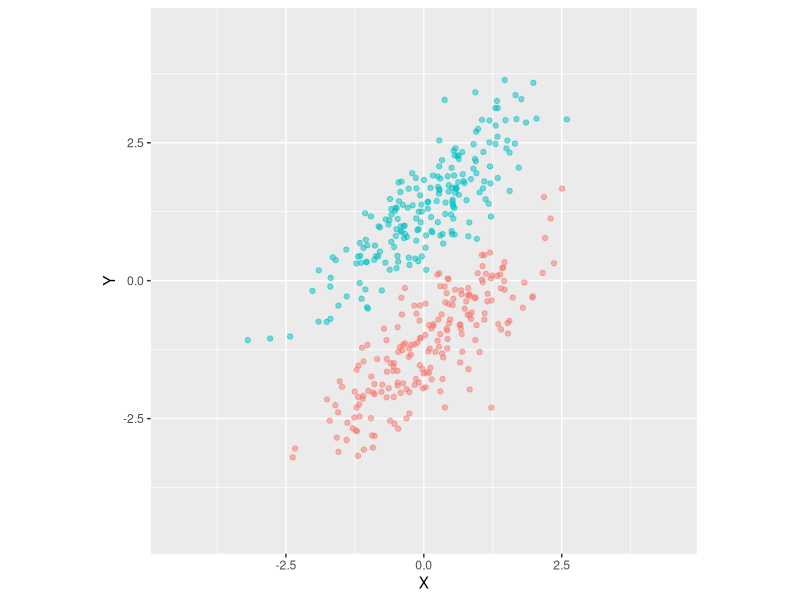
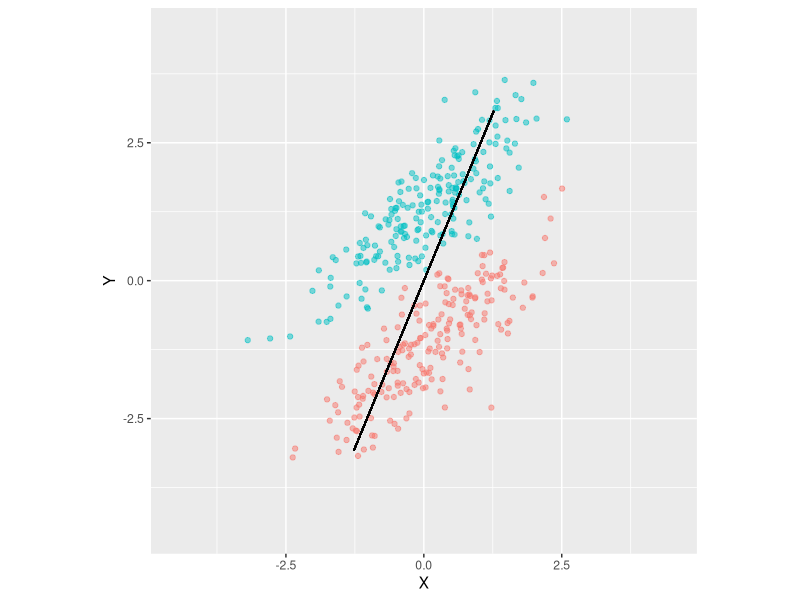
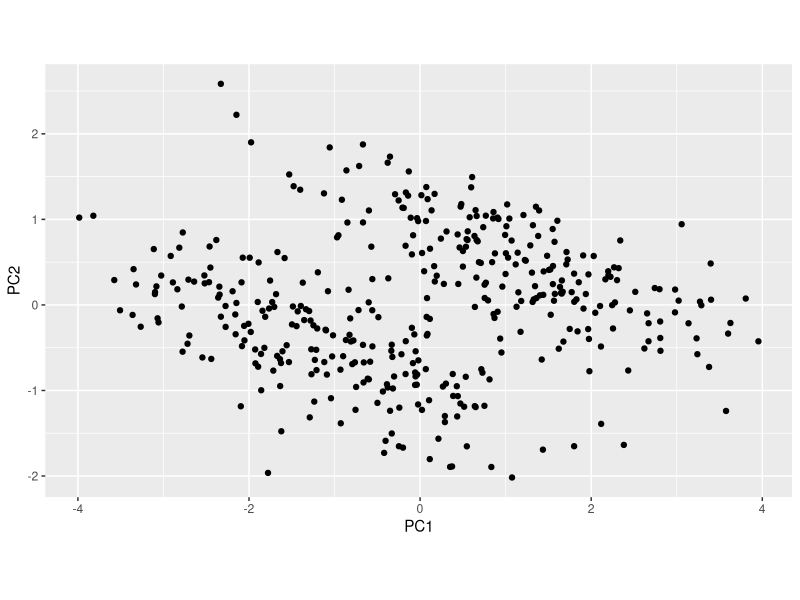
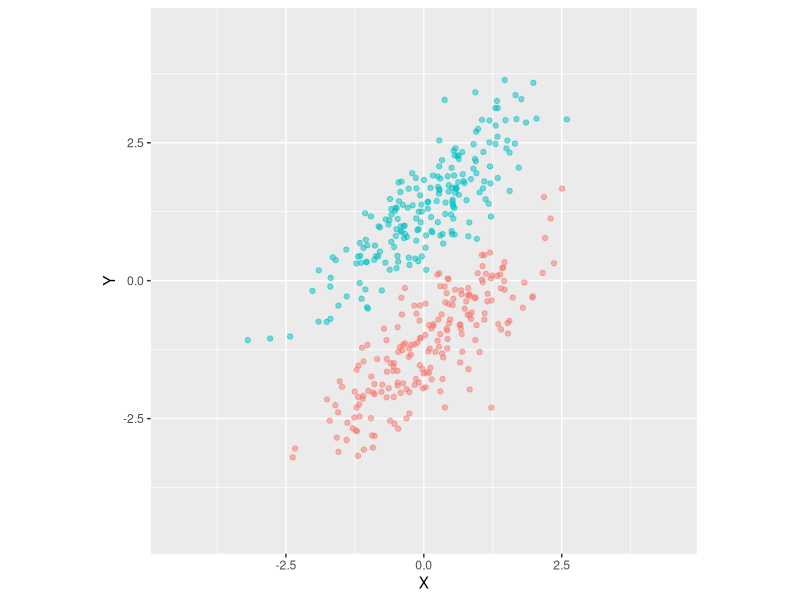
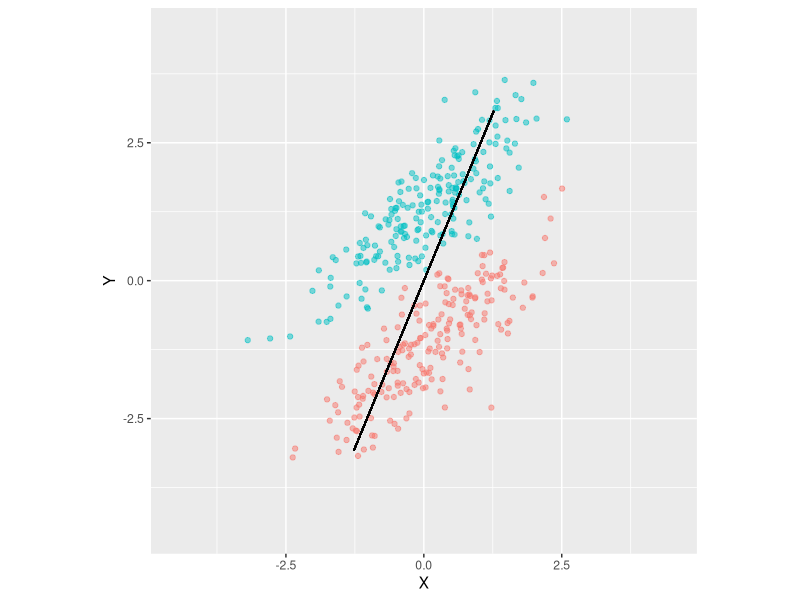

The R source for these figures, in order:
## ---- chunk 1
library(MASS)
library(tidyverse)
## ---- chunk 2
cov.mtx <- matrix(c(1,0.8,
                 0.8, 1), nrow = 2, ncol = 2)

g1 <- mvrnorm(200, c(0,-1.25), Sigma=cov.mtx)
g2 <- mvrnorm(200, c(0,1.25), Sigma=cov.mtx)

G1 <- tibble(X = g1[,1], Y = g1[,2], group="Group 1")
G2 <- tibble(X = g2[,1], Y = g2[,2], group="Group 2")

G <- bind_rows(G1,G2)


p1 <-
  ggplot(G, aes(x = X, y = Y, color=group)) + 
  geom_point(alpha=0.5) +
  coord_fixed() + 
  xlim(-4.5,4.5) + 
  ylim(-4.5,4.5) +
  theme(legend.position="none")

p1
ggsave("cva-motivating-example.pdf")

## ---- chunk 3
G.pca <- prcomp(select(G, -group))
G.scores <- as_tibble(G.pca$x)

rot.DF <- as_tibble(G.pca$rotation)

pc1.xend <- rot.DF[[1,1]] * 2 * G.pca$sdev[1]
pc1.yend <- rot.DF[[2,1]] * 2 * G.pca$sdev[1]

pc2.xend <- rot.DF[[1,2]] * 2 * G.pca$sdev[2]
pc2.yend <- rot.DF[[2,2]] * 2 * G.pca$sdev[2]




p1 + 
  geom_segment(x = -pc1.xend, y = -pc1.yend, 
               xend = pc1.xend, yend = pc1.yend,
               color="black") 
  # geom_segment(x = -pc2.xend, y = -pc2.yend, 
  #              xend = pc2.xend, yend = pc2.yend,
  #              color="black") 


ggsave("cva-motivating-PCA.pdf")

## ---- chunk 4
ggplot(G.scores, aes(x = PC1, y = PC2)) +
  geom_point() +
  coord_fixed()
## ---- chunk 5

